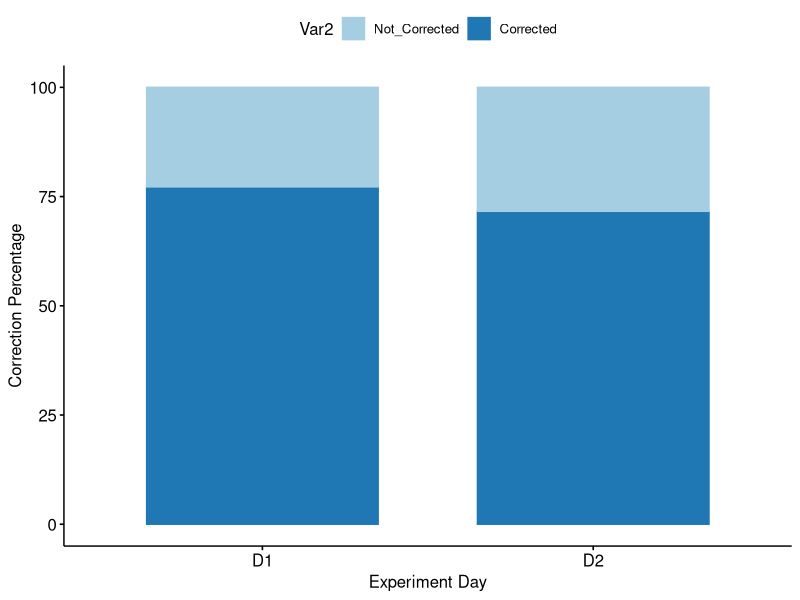
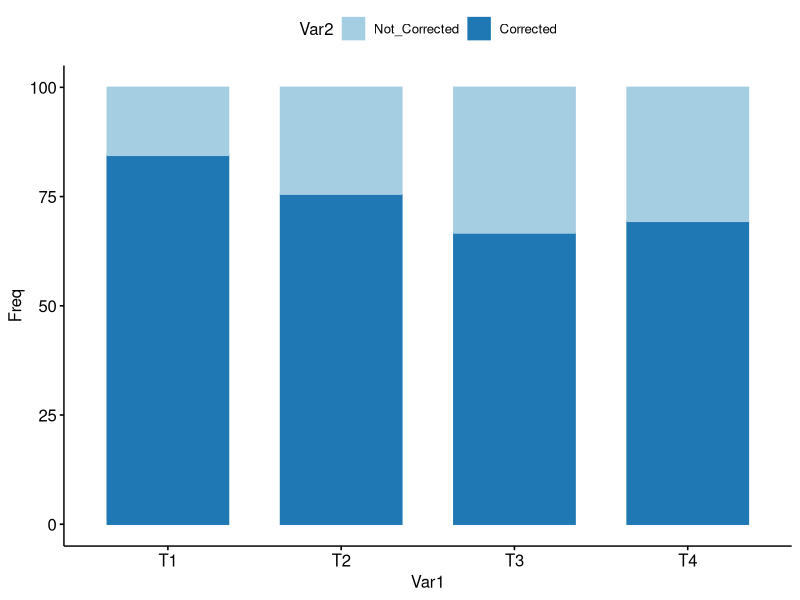
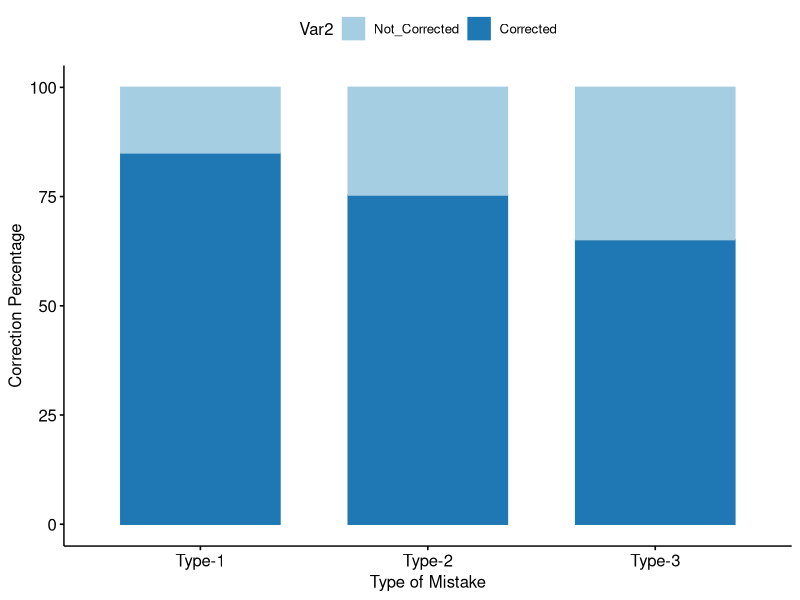
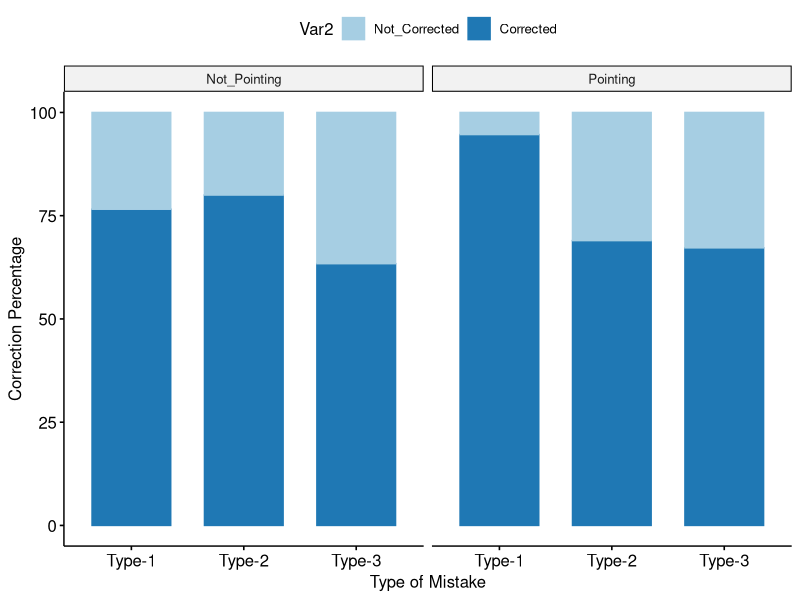

Generate these figures, in order, with R: (Note: this script raises an error after producing the figures.)
## ---- chunk 1
knitr::opts_chunk$set(echo = TRUE)
## ---- chunk 2
library(readr)
library(ggpubr)
library(plyr)

########################### Functions
## Gives count, mean, standard deviation, standard error of the mean, and confidence interval (default 95%).
##   data: a data frame.
##   measurevar: the name of a column that contains the variable to be summariezed
##   groupvars: a vector containing names of columns that contain grouping variables
##   na.rm: a boolean that indicates whether to ignore NA's
##   conf.interval: the percent range of the confidence interval (default is 95%)
summarySE <- function(data=NULL, measurevar, groupvars=NULL, na.rm=FALSE,
                      conf.interval=.95, .drop=TRUE) {
  library(plyr)
  
  # New version of length which can handle NA's: if na.rm==T, don't count them
  length2 <- function (x, na.rm=FALSE) {
    if (na.rm) sum(!is.na(x))
    else       length(x)
  }
  
  # This does the summary. For each group's data frame, return a vector with
  # N, mean, and sd
  datac <- ddply(data, groupvars, .drop=.drop,
                 .fun = function(xx, col) {
                   c(N    = length2(xx[[col]], na.rm=na.rm),
                     mean = mean   (xx[[col]], na.rm=na.rm),
                     sd   = sd     (xx[[col]], na.rm=na.rm)
                   )
                 },
                 
                 measurevar
  )
  
  # Rename the "mean" column    
  datac <- rename(datac, c("mean" = measurevar))
  
  datac$se <- datac$sd / sqrt(datac$N)  # Calculate standard error of the mean
  
  # Confidence interval multiplier for standard error
  # Calculate t-statistic for confidence interval: 
  # e.g., if conf.interval is .95, use .975 (above/below), and use df=N-1
  ciMult <- qt(conf.interval/2 + .5, datac$N-1)
  datac$ci <- datac$se * ciMult
  
  return(datac)
}

##########################################################################

################ DATA PREP
day1_df <-
  read_csv("all_correction_status_Day1_within.csv",
    col_types = cols(
      Book_Level = col_factor(levels = c("High", "Low")),
      Correction_Status = col_factor(levels = c("Corrected",
                                                "Not_Corrected")),
      Exp_Day = col_factor(levels = c("D1",
                                      "D2")),
      Mistake_Type = col_factor(levels = c("T1",
                                           "T2", "T3", "T4")),
      Robot_Hand_Condition = col_factor(levels = c("Pointing",
                                                   "Not_Pointing"))
    )
  )

day2_df <-
  read_csv("all_correction_status_Day2_within.csv",
    col_types = cols(
      Book_Level = col_factor(levels = c("High", "Low")),
      Correction_Status = col_factor(levels = c("Corrected",
                                                "Not_Corrected")),
      Exp_Day = col_factor(levels = c("D1",
                                      "D2")),
      Mistake_Type = col_factor(levels = c("T1",
                                           "T2", "T3", "T4")),
      Robot_Hand_Condition = col_factor(levels = c("Pointing",
                                                   "Not_Pointing"))
    )
  )

day2_df = subset(day2_df, !(day2_df$Correct_Word %in% c("properly", "right", "run", "ran", "fight")), na.rm=T)
df <- rbind(day1_df,day2_df)

## ---- chunk 3

res = table(df$Exp_Day, df$Correction_Status) 
res = prop.table(res,1)*100
res
chisq.test(res) 
res = data.frame(res)
res$Var2 <- as.character(res$Var2)
res$Var2 <- factor(res$Var2, levels=c("Not_Corrected", "Corrected"))
p = ggbarplot(res, x = "Var1", y = "Freq", 
              fill = "Var2", color = "Var2", palette = "Paired",
              xlab = "Experiment Day", ylab = "Correction Percentage")
              #label = TRUE, lab.col = "white", lab.pos = "in")
p
## ---- chunk 4
res = table(df$Mistake_Type, df$Correction_Status) 
res = prop.table(res,1)*100
res
chisq.test(res) 
res = data.frame(res)
res$Var2 <- as.character(res$Var2)
res$Var2 <- factor(res$Var2, levels=c("Not_Corrected", "Corrected"))
p = ggbarplot(res, x = "Var1", y = "Freq", 
              fill = "Var2", color = "Var2", palette = "Paired")
p

## ---- chunk 5
res = table(df$Mistake_Type_2, df$Correction_Status) 
res = prop.table(res,1)*100
res
chisq.test(res) 
res = data.frame(res)
res$Var2 <- as.character(res$Var2)
res$Var2 <- factor(res$Var2, levels=c("Not_Corrected", "Corrected"))
p = ggbarplot(res, x = "Var1", y = "Freq", 
              fill = "Var2", color = "Var2", palette = "Paired",
              xlab = "Type of Mistake", ylab = "Correction Percentage")
p

## ---- chunk 6
df_point = subset(df,df$Robot_Hand_Condition == "Pointing")
res = table(df_point$Mistake_Type_2, df_point$Correction_Status) 
res = prop.table(res,1)*100
res

df_not = subset(df,df$Robot_Hand_Condition == "Not_Pointing")
res2 = table(df_not$Mistake_Type_2, df_not$Correction_Status) 
res2 = prop.table(res2,1)*100

chisq.test(res) 
chisq.test(res2) 
res = data.frame(res)
res["Hand"] <- "Pointing"
res2 = data.frame(res2)
res2["Hand"] <- "Not_Pointing"
res3 <- rbind(res,res2)
res3$Var2 <- as.character(res3$Var2)
res3$Var2 <- factor(res3$Var2, levels=c("Not_Corrected", "Corrected"))
p = ggbarplot(res3, x = "Var1", y = "Freq", 
              fill = "Var2", color = "Var2", palette = "Paired",
              xlab = "Type of Mistake", ylab = "Correction Percentage")
facet(p, facet.by="Hand")


## ---- chunk 7
df_low = subset(df,df$Book_Level == "Low")
df_point = subset(df_low,df$Robot_Hand_Condition == "Pointing")
res = table(df_point$Mistake_Type_2, df_point$Correction_Status) 
res = prop.table(res,1)*100
res

df_not = subset(df,df$Robot_Hand_Condition == "Not_Pointing")
res2 = table(df_not$Mistake_Type_2, df_not$Correction_Status) 
res2 = prop.table(res2,1)*100

chisq.test(res) 
chisq.test(res2) 
res = data.frame(res)
res["Hand"] <- "Pointing"
res2 = data.frame(res2)
res2["Hand"] <- "Not_Pointing"
res3 <- rbind(res,res2)
res3$Var2 <- as.character(res3$Var2)
res3$Var2 <- factor(res3$Var2, levels=c("Not_Corrected", "Corrected"))
p = ggbarplot(res3, x = "Var1", y = "Freq", 
              fill = "Var2", color = "Var2", palette = "Paired",
              xlab = "Type of Mistake", ylab = "Correction Percentage")
facet(p, facet.by="Hand")


## ---- chunk 8
df_high = subset(df,df$Book_Level == "High")
df_point = subset(df_high,df$Robot_Hand_Condition == "Pointing")
res = table(df_point$Mistake_Type_2, df_point$Correction_Status) 
res = prop.table(res,1)*100
res

df_not = subset(df,df$Robot_Hand_Condition == "Not_Pointing")
res2 = table(df_not$Mistake_Type_2, df_not$Correction_Status) 
res2 = prop.table(res2,1)*100

chisq.test(res) 
chisq.test(res2) 
res = data.frame(res)
res["Hand"] <- "Pointing"
res2 = data.frame(res2)
res2["Hand"] <- "Not_Pointing"
res3 <- rbind(res,res2)
res3$Var2 <- as.character(res3$Var2)
res3$Var2 <- factor(res3$Var2, levels=c("Not_Corrected", "Corrected"))
p = ggbarplot(res3, x = "Var1", y = "Freq", 
              fill = "Var2", color = "Var2", palette = "Paired",
              xlab = "Type of Mistake", ylab = "Correction Percentage")
facet(p, facet.by="Hand")


## ---- chunk 9
df_low = subset(df,df$Book_Level == "Low")
res = table(df_low$Mistake_Type_2, df_low$Correction_Status) 
res = prop.table(res,1)*100
res
chisq.test(res) 
res = data.frame(res)
res$Var2 <- as.character(res$Var2)
res$Var2 <- factor(res$Var2, levels=c("Not_Corrected", "Corrected"))
p = ggbarplot(res, x = "Var1", y = "Freq", 
              fill = "Var2", color = "Var2", palette = "Paired",
              xlab = "Type of Mistake", ylab = "Correction Percentage")
p

## ---- chunk 10
df_low = subset(df,df$Book_Level == "High")
res = table(df_low$Mistake_Type_2, df_low$Correction_Status) 
res = prop.table(res,1)*100
res
chisq.test(res) 
res = data.frame(res)
res$Var2 <- as.character(res$Var2)
res$Var2 <- factor(res$Var2, levels=c("Not_Corrected", "Corrected"))
p = ggbarplot(res, x = "Var1", y = "Freq", 
              fill = "Var2", color = "Var2", palette = "Paired",
              xlab = "Type of Mistake", ylab = "Correction Percentage")
p

## ---- chunk 11
res = table(df$Mistake_Order, df$Correction_Status) 
res = prop.table(res,1)*100
res
chisq.test(res) 
res = data.frame(res)
res$Var2 <- as.character(res$Var2)
res$Var2 <- factor(res$Var2, levels=c("Not_Corrected", "Corrected"))
p = ggbarplot(res, x = "Var1", y = "Freq", 
              fill = "Var2", color = "Var2", palette = "Paired",
              xlab = "Mistake Order", ylab = "Correction Percentage")
p

## ---- chunk 12
res = table(df$Book_Level, df$Correction_Status) 
res = prop.table(res,1)*100
res
chisq.test(res) 
res = data.frame(res)
res$Var2 <- as.character(res$Var2)
res$Var2 <- factor(res$Var2, levels=c("Not_Corrected", "Corrected"))
p = ggbarplot(res, x = "Var1", y = "Freq", 
              fill = "Var2", color = "Var2", palette = "Paired",
              xlab = "Book Level", ylab = "Correction Percentage")
p
## ---- chunk 13
res = table(df$Robot_Hand_Condition, df$Correction_Status) 
res = prop.table(res,1)*100
res
chisq.test(res) 
res = data.frame(res)
res$Var2 <- as.character(res$Var2)
res$Var2 <- factor(res$Var2, levels=c("Not_Corrected", "Corrected"))
p = ggbarplot(res, x = "Var1", y = "Freq", 
              fill = "Var2", color = "Var2", palette = "Paired",
              xlab = "Robot Hand Condition", ylab = "Correction Percentage")
p 
## ---- chunk 14
df_low = subset(df,df$Book_Level == "Low")
res = table(df_low$Robot_Hand_Condition, df_low$Correction_Status) 
res = prop.table(res,1)*100
res
chisq.test(res) 
res = data.frame(res)
res$Var2 <- as.character(res$Var2)
res$Var2 <- factor(res$Var2, levels=c("Not_Corrected", "Corrected"))
p = ggbarplot(res, x = "Var1", y = "Freq", 
              fill = "Var2", color = "Var2", palette = "Paired",
              xlab = "Robot Hand Condition", ylab = "Correction Percentage")
p
## ---- chunk 15
df_high = subset(df,df$Book_Level == "High")
res = table(df_high$Robot_Hand_Condition, df_high$Correction_Status) 
res = prop.table(res,1)*100
res
chisq.test(res) 
res = data.frame(res)
res$Var2 <- as.character(res$Var2)
res$Var2 <- factor(res$Var2, levels=c("Not_Corrected", "Corrected"))
p = ggbarplot(res, x = "Var1", y = "Freq", 
              fill = "Var2", color = "Var2", palette = "Paired",
              xlab = "Robot Hand Condition", ylab = "Correction Percentage")
p
## ---- chunk 16
df_t1 = subset(df,df$Mistake_Type == "T1")
res = table(df_t1$Robot_Hand_Condition, df_t1$Correction_Status) 
res
## ---- chunk 17
df_t2 = subset(df,df$Mistake_Type == "T2")
res = table(df_t2$Robot_Hand_Condition, df_t2$Correction_Status) 
res
chisq.test(res) 
## ---- chunk 18
df_t3 = subset(df,df$Mistake_Type == "T3")
res = table(df_t3$Robot_Hand_Condition, df_t3$Correction_Status) 
res
chisq.test(res) 
## ---- chunk 19
df_t4 = subset(df,df$Mistake_Type == "T4")
res = table(df_t4$Robot_Hand_Condition, df_t4$Correction_Status) 
res
chisq.test(res) 
## ---- chunk 20
df_type1 = subset(df,df$Mistake_Type_2 == "Type-1")
res = table(df_type1$Robot_Hand_Condition, df_type1$Correction_Status) 
res = prop.table(res,1)*100
res
chisq.test(res) 
## ---- chunk 21
df_type3 = subset(df,df$Mistake_Type_2 == "Type-3")
res = table(df_type3$Robot_Hand_Condition, df_type3$Correction_Status) 
res = prop.table(res,1)*100
chisq.test(res) 
## ---- chunk 22
df_type2 = subset(df,df$Mistake_Type_2 == "Type-2")
res = table(df_type2$Robot_Hand_Condition, df_type2$Correction_Status) 
res = prop.table(res,1)*100
chisq.test(res) 
## ---- chunk 23
df_type1 = subset(df,df$Mistake_Type_2 == "Typ1-1" & df$Book_Level == "Low")
res = table(df_type1$Robot_Hand_Condition, df_type1$Correction_Status) 
res = prop.table(res,1)*100
res
chisq.test(res) 
## ---- chunk 24
df_type3 = subset(df,df$Mistake_Type_2 == "Type-3" & df$Book_Level == "Low")
res = table(df_type3$Robot_Hand_Condition, df_type3$Correction_Status) 
res = prop.table(res,1)*100
chisq.test(res) 
## ---- chunk 25
df_type2 = subset(df,df$Mistake_Type_2 == "Type-2" & df$Book_Level == "Low")
res = table(df_type2$Robot_Hand_Condition, df_type2$Correction_Status) 
res = prop.table(res,1)*100
chisq.test(res) 
## ---- chunk 26
df_type1 = subset(df,df$Mistake_Type_2 == "Typ1-1" & df$Book_Level == "High")
res = table(df_type1$Robot_Hand_Condition, df_type1$Correction_Status) 
res = prop.table(res,1)*100
res
chisq.test(res)
## ---- chunk 27
df_type3 = subset(df,df$Mistake_Type_2 == "Type-3" & df$Book_Level == "High")
res = table(df_type3$Robot_Hand_Condition, df_type3$Correction_Status) 
res = prop.table(res,1)*100
chisq.test(res) 
## ---- chunk 28
df_type2 = subset(df,df$Mistake_Type_2 == "Type-2" & df$Book_Level == "High")
res = table(df_type2$Robot_Hand_Condition, df_type2$Correction_Status) 
res = prop.table(res,1)*100
chisq.test(res) 
